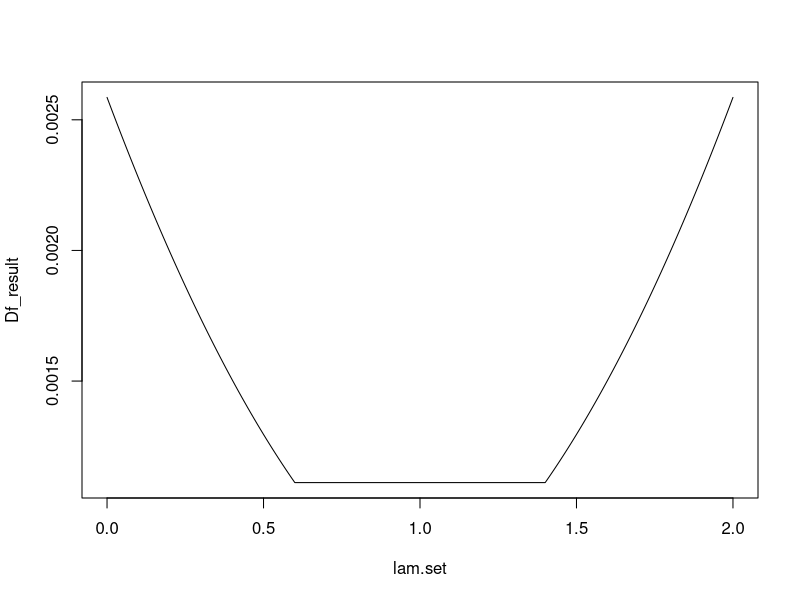

This figure's R source:
# Define the functions D1, D2, and D3
D1 <- function(alpha, lambda) {
  term1 <- (lambda^2 * (alpha + 1))
  #term2 <- (-2 * lambda * alpha * (1 + alpha)^2)
  term2 <- (-2 * lambda * (1 + alpha)^2)
  term3 <- (4 * alpha * (-3 * alpha + 3 + 2 * alpha^2))
  
  return((1 / (12 * alpha^2 * (1 - alpha)^2)) * (term1 + term2 + term3))
  #return((1 / (2 * lambda * alpha^2 * (1 - alpha)^2)) * (term1 + term2 + term3))
  #lam <- 2*alpha-lambda
  #return((1 / (1.5 * (1 - alpha)^2)) * (6*lam - 6*alpha*lam + 4*alpha^2*lam+2*alpha^2+3-3*alpha))
  lam <- lambda
#  return(1 / (3*(1 - alpha)^2 * alpha^3)*(alpha*(lam/2)^2 + alpha^2*(lam/2)^2 -     alpha*lam/2 - alpha^3*lam/2 - 2*alpha^2*lam/2 + 3*alpha^2 - 3*alpha^3+2*alpha^4))
  #return(1 / (12*(1 - alpha)^2 * alpha^2)*((lam)^2*(1+ alpha) - 2*lam*(1+alpha)^2 + 4*alpha*(3 - 3*alpha+2*alpha^2)))
}

D2 <- function(alpha, lambda) {
  term1 <- (lambda^4)
  term2 <- (2 * lambda^3 * (3 * alpha - 2 - 3 * alpha^2))
  term3 <- (2 * lambda^2 * (3 - 9 * alpha + 12 * alpha^2 - 4 * alpha^3))
  term4 <- (4 * lambda * (4 * alpha^4 - 4 * alpha^3 - 3 * alpha^2 + 4 * alpha - 1))
  constant_term <- (8 * alpha - 56 * alpha^2 + 144 * alpha^3 - 160 * alpha^4 + 64 * alpha^5)
  
term <- 16*alpha*lambda-8*lambda^2*alpha^3-12*alpha^2*lambda+16*alpha^4*lambda+6*lambda^3*alpha+8*alpha-4*lambda-56*alpha^2+6*lambda^2+lambda^4-16*alpha^3*lambda-4*lambda^3+24*lambda^2*alpha^2-18*lambda^2*alpha-6*lambda^3*alpha^2+144*alpha^3+64*alpha^5-160*alpha^4

  return((1 / (6 * alpha^2 * lambda^2 * (alpha - 1)^2)) * 
           (term1 + term2 + term3 + term4 + constant_term))
#return((1 / (6 * alpha^2 * lambda^2 * (alpha - 1)^2)) * term)
}

D3 <- function(alpha, lambda) {
  return(2/(3*alpha))
}

# Main function to calculate Df based on lambda
calculate_Df <- function(alpha, lambda, sigma1, sigma2) {
  if (lambda >= 0 && lambda <= min(2 * (1 - 2 * alpha), 2 * alpha)) {
    D_value <- D1(alpha, lambda)
  } else if (lambda > 2 * (1 - 2 * alpha) && lambda < 2 * alpha) {
    D_value <- D2(alpha, lambda) 
    #print(D_value)
  } else if (lambda >= 2 * alpha && lambda <= 1) {
    D_value <- D3(alpha, lambda)
    #print(D_value)
  } else {
    stop("Lambda is out of bounds.")
  }
  
  # Calculate the final result
  result <- (sigma1^2 + sigma2^2) / N * D_value
  return(result)
}

# Example usage
alpha <- 0.3
sigma1 <- 1
sigma2 <- 1
N <- 3999

i <- 1
lam.set <- seq(0,2,0.01)
Df_result <- numeric(length(lam.set))
for(lambda in lam.set){
#  print(c(lambda*N/2, N*alpha, N*(1-alpha) - N*alpha))
  if(lambda <= 1) Df_result[i] <- calculate_Df(alpha, lambda, sigma1, sigma2)
  else Df_result[i] <- calculate_Df(alpha, 2-lambda, sigma1, sigma2)
  i <- i+1
}

plot(Df_result~lam.set, type = "l")

lambda <- 2*alpha
print(D1(alpha,lambda)*(sigma1^2 + sigma2^2) / N)
print(D3(alpha,1)*(sigma1^2 + sigma2^2) / N)



